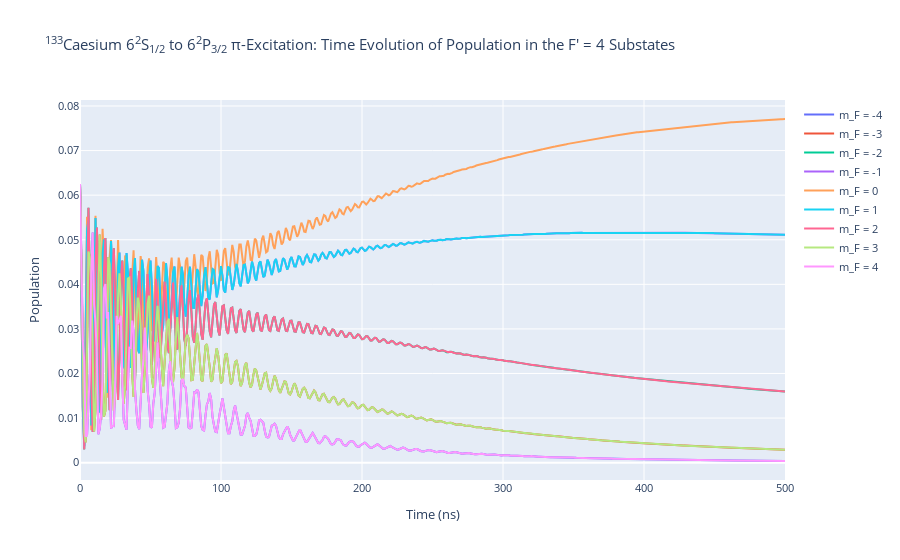

The code cell stored with this chart in its notebook:
### Code cell
rho_to_plot = [ [abs(rho) for rho in cs_system.Rho_t(s, s)] for s in Fp4]

fig_csFp4 = go.Figure()

for i, rho in enumerate(rho_to_plot):
    fig_csFp4.add_trace(go.Scatter(x = time_cs, 
                                y = rho,
                                name = f"m_F = {Fp4[i].m}",
                               mode = 'lines'))

fig_csFp4.update_layout(title = "<sup>133</sup>Caesium 6<sup>2</sup>S<sub>1/2</sub> to 6<sup>2</sup>P<sub>3/2</sub> π-Excitation: Time Evolution of Population in the F' = 4 Substates",
                 xaxis_title = "Time (ns)",
                 yaxis_title = "Population",
                font = dict(
                    size = 11))
fig_csFp4.write_image(f"CsFp=4I={intensity_cs}.pdf")
fig_csFp4.show()

### Figure 1 — Plotly figure (JSON) as saved in the notebook; plotly's stock layout.template omitted (floating-point values rounded to 4 significant figures; data arrays with more than 128 entries replaced by an {"elided": "..."} marker saying what was removed)
{"data": [{"mode": "lines", "name": "m_F = -4", "type": "scatter", "x": {"elided": "501 int values"}, "y": {"elided": "501 float values"}}, {"mode": "lines", "name": "m_F = -3", "type": "scatter", "x": {"elided": "501 int values"}, "y": {"elided": "501 float values"}}, {"mode": "lines", "name": "m_F = -2", "type": "scatter", "x": {"elided": "501 int values"}, "y": {"elided": "501 float values"}}, {"mode": "lines", "name": "m_F = -1", "type": "scatter", "x": {"elided": "501 int values"}, "y": {"elided": "501 float values"}}, {"mode": "lines", "name": "m_F = 0", "type": "scatter", "x": {"elided": "501 int values"}, "y": {"elided": "501 float values"}}, {"mode": "lines", "name": "m_F = 1", "type": "scatter", "x": {"elided": "501 int values"}, "y": {"elided": "501 float values"}}, {"mode": "lines", "name": "m_F = 2", "type": "scatter", "x": {"elided": "501 int values"}, "y": {"elided": "501 float values"}}, {"mode": "lines", "name": "m_F = 3", "type": "scatter", "x": {"elided": "501 int values"}, "y": {"elided": "501 float values"}}, {"mode": "lines", "name": "m_F = 4", "type": "scatter", "x": {"elided": "501 int values"}, "y": {"elided": "501 float values"}}], "layout": {"autosize": true, "font": {"size": 11}, "title": {"text": "<sup>133</sup>Caesium 6<sup>2</sup>S<sub>1/2</sub> to 6<sup>2</sup>P<sub>3/2</sub> π-Excitation: Time Evolution of Population in the F' = 4 Substates"}, "xaxis": {"autorange": true, "range": [0, 500], "title": {"text": "Time (ns)"}, "type": "linear"}, "yaxis": {"autorange": true, "range": [-0.003894, 0.08135], "title": {"text": "Population"}, "type": "linear"}}}
